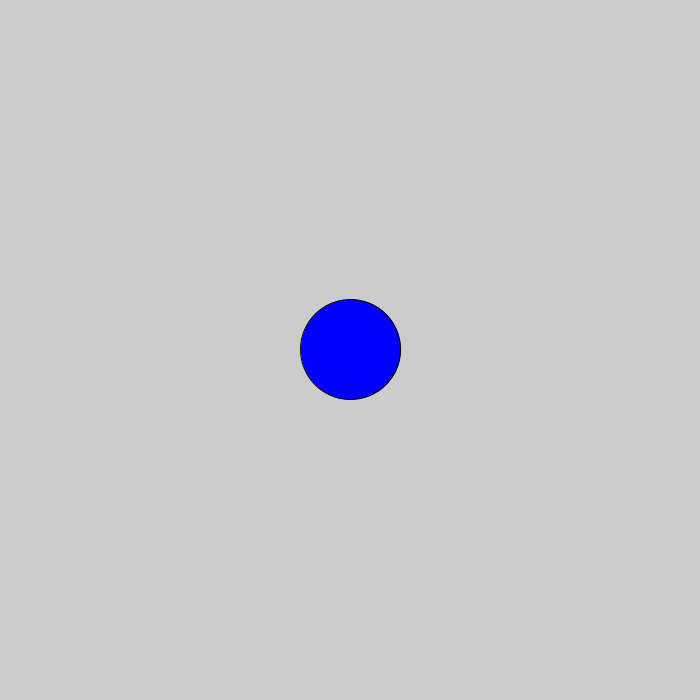
Frame 1 (no input)
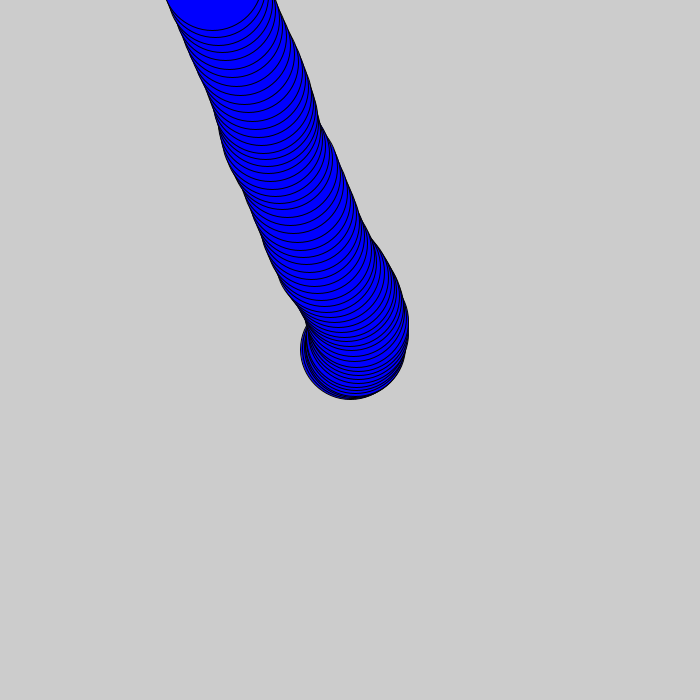
Frame 60 (the mouse pressed at the canvas centre just before this capture)
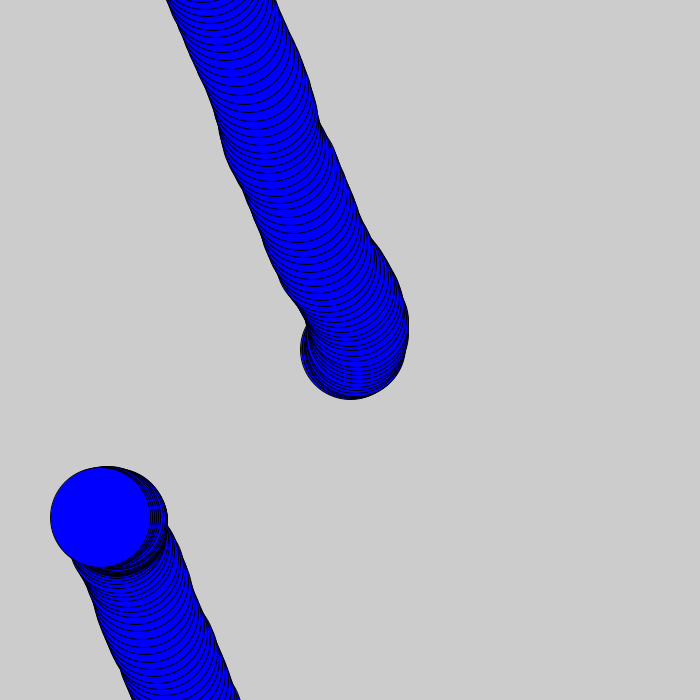
Frame 120 (the mouse held since frame 60 and released just before this capture)

The Processing sketch that drew these frames (run headless with seeded random() and noise(); from frame 60 on, the mouse is pressed at the canvas centre):

// Processing sketch: wanderer
// ── wanderer.pde
float x, y, velx, vely, accx, accy;
int sz=100;
void setup() {
  size(700, 700);
  x=width/2;
  y=height/2;
  velx=0;
  vely=0;
  accx=random(-1, 1);
  accy=random(-1, 1);
}

void draw() {
  accx=random(-1, 1);
  accy=random(-1, 1);
  velx += accx;
  vely +=accy;
  x+=velx;
  y+=vely;
  fill(0,0,255);
  ellipse(x,y,sz,sz);
   if (x - sz/2 > width) {      
    x = -sz/2;                 
  }

  if (x + sz/2 < 0) {          
    x = width + sz/2;          
  }

  if (y - sz/2 > height) {     
    y = -sz/2;                 
  }

  if (y + sz/2 < 0) {          
    y = height + sz/2;         
  }
}
